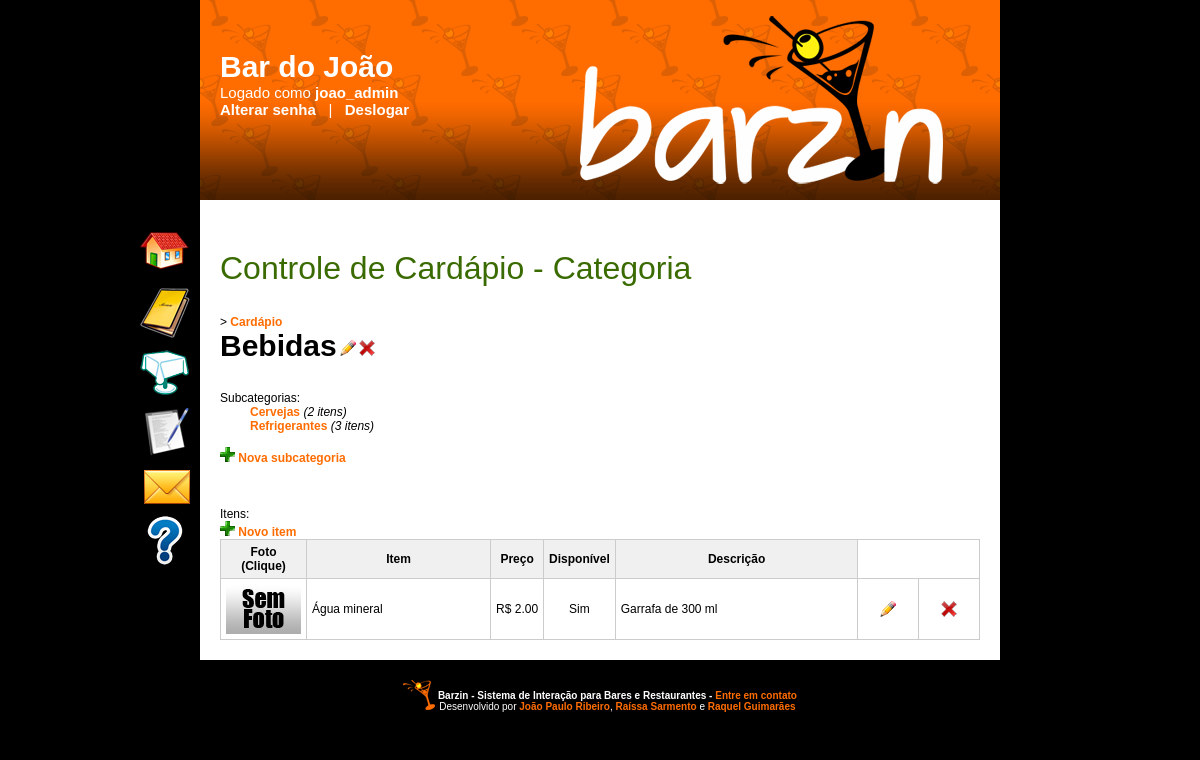
/cardapio/editar_categoria.php?id=2 (signed in), run on the app's committed database.
### tables this page shows
CREATE TABLE bares (
    id              			SERIAL			PRIMARY KEY,
    admin_login     			VARCHAR(20) 	NOT NULL    UNIQUE,
    func_login      			VARCHAR(20) 	NOT NULL    UNIQUE,
    nome            			VARCHAR(50) 	NOT NULL    UNIQUE,
    rua							TEXT			NOT NULL,
    numero          			TEXT,   
    complemento     			TEXT,
    bairro          			TEXT 			NOT NULL,
    cidade          			TEXT    		NOT NULL,
    estado          			TEXT    		NOT NULL,
    cep             			TEXT    		NOT NULL,
    telefone1       			TEXT    		NOT NULL,
    telefone2       			TEXT    		NOT NULL,
    email           			VARCHAR(50)		NOT NULL    UNIQUE,
    ultima_atualizacao_pedidos 	TIMESTAMP 		NOT NULL,
    versao_cardapio				BIGINT UNSIGNED,  
    
    CONSTRAINT bar_admin_fk FOREIGN KEY (admin_login) REFERENCES usuarios(login),
    CONSTRAINT bar_func_fk FOREIGN KEY (func_login) REFERENCES usuarios(login)
);

CREATE TABLE categorias (
    id                  SERIAL				PRIMARY KEY,
    categoria_mae_id    BIGINT UNSIGNED,
    bar_id 				BIGINT UNSIGNED 	NOT NULL,
    nome                TEXT 				NOT NULL,
    
    CONSTRAINT categoria_bar_fk FOREIGN KEY (bar_id) REFERENCES bares(id) ON DELETE CASCADE,
    CONSTRAINT categoria_mae_fk FOREIGN KEY (categoria_mae_id) REFERENCES categorias(id) ON DELETE CASCADE
);

CREATE TABLE itens (
    id              SERIAL 				PRIMARY KEY,
    categoria_id    BIGINT UNSIGNED 	NOT NULL,
    nome            TEXT    			NOT NULL,
    descricao       TEXT    			NOT NULL,
    preco           FLOAT   			NOT NULL,
    disponivel		BOOLEAN 			NOT NULL,
    passado         BOOLEAN 			NOT NULL 	DEFAULT FALSE,
    
    CONSTRAINT item_categoria_fk FOREIGN KEY (categoria_id) REFERENCES categorias(id) ON DELETE CASCADE 
);

### src/cardapio/editar_categoria.php (the view, shortened to what the rows shown need)
<?php
include_once '../classes/design.php';
include_once '../classes/dao.php';
$design = new Design("..");
$design->imprimir_topo();
$banco = new DAO();
$categoria = $banco->recupera_categoria($_GET["id"]);
?>
<link rel="stylesheet" href="../css/colorbox.css" type="text/css">
<a href="index.php" class="titulo_secao">Controle de Cardápio - Categoria</a><br/><br/><br/>
<?php
$pode_alterar = true;
$maes = '';
echo "
 > <a href=\"index.php\">Cardápio</a>$maes<br/>
 <div class=\"titulo1\" id=\"nome_categoria\">".$categoria->get_nome()."</div>
";
if ($pode_alterar) {
	echo "
	 <div id=\"links_categoria\" style=\"display: inline-block;\">
	 	<a href=\"javascript: void(0);\" onclick=\"prepararEditarCategoria()\">".$design->get_imagem('lapis.png', 'Editar')."</a>
	 	<a href=\"javascript: void(0);\" onclick=\"prepararExcluirCategoria(".$categoria->get_id().", '".$categoria->get_nome()."', ".count($categoria->get_subcategorias()).", ".$categoria->get_numero_itens().")\">".$design->get_imagem('excluir.png', 'Excluir')."</a>
	 </div><br/>
	 <div id=\"carregando_categoria\" style=\"display: none;\">
 		Carregando...
	 </div>
	 <form id=\"form_categoria\" action=\"\" onsubmit=\"return editarCategoria();\" style=\"display: none;\">
		Alterar categoria*: <input type=\"text\" size=\"10\" name=\"nome\" class=\"Nome da categoria|Obrig\" value=\"".$categoria->get_nome()."\"/>
		<input type=\"hidden\" name=\"id\" value=\"".$categoria->get_id()."\"/>
		<button type=\"submit\">OK</button>
		<button type=\"button\" onclick=\"cancelarEditarCategoria('".$categoria->get_nome()."');\">Cancelar</button>
 	 </form>
	";
}
echo "
 <br/>
 <br/>
 Subcategorias:<br/>
";
foreach ($categoria->get_subcategorias() as $subcategoria) {
	$subcategoria->imprimir_links_manipulacao(30);
}
if ($pode_alterar) {
	echo "
	 <br/>
	 <div id=\"link_nova_subcategoria\" style=\"display: inline-block;\">
	 	<a href=\"javascript: void(0);\" onclick=\"prepararCriarSubcategoria()\"><img src=\"".$design->get_endereco_imagem("mais.gif")."\" /> Nova subcategoria</a>
	 </div>
	 <div id=\"carregando_nova_subcategoria\" style=\"display: none;\">
	 	Salvando nova subcategoria...
	 </div>
	 <form id=\"form_nova_subcategoria\" action=\"\" onsubmit=\"return criarSubcategoria();\" style=\"display: none;\">
		Nova subcategoria*: <input type=\"text\" size=\"10\" name=\"nome\" class=\"Nome da subcategoria|Obrig\"/>
		<input type=\"hidden\" name=\"id_mae\" value=\"".$categoria->get_id()."\"/>
		<button type=\"submit\">OK</button>
		<button type=\"button\" onclick=\"cancelarCriarSubcategoria()\">Cancelar</button>
	 </form>
	";
}
echo "
 <br/>
 <br/>
 <br/>
 <br/>
 Itens:<br/>
";
if ($pode_alterar) {
	echo "
	 <a href=\"javascript: void(0);\" id=\"link_novo_item\" onclick=\"prepararCriarItem();\"><img src=\"".$design->get_endereco_imagem("mais.gif")."\" /> Novo item</a>
	 <div id=\"novo_item\" style=\"display: none;\">
 		<table class=\"semBorda\">
	 		<form id=\"form_novo_item\" action=\"\" onsubmit=\"return criarItem();\">
 			<input type=\"hidden\" name=\"categoria_id\" value=\"".$categoria->get_id()."\" />
 			<tr>
	 			<td nowrap align=\"right\">Novo item*:</td>
 				<td><input type=\"text\" size=\"20\" name=\"nome\" class=\"Nome do item|Obrig\" /></td>
 			</tr>
 			<tr>
	 			<td nowrap width=\"1\" align=\"right\">Preço*:</td>
 				<td>R$ <input type=\"text\" size=\"5\" name=\"preco\" class=\"Preço do item|Obrig\" onkeyup=\"preencher(this, 'FLOAT', event);\" /></td>
 			</tr>
 			<tr>
				<td nowrap colspan=\"2\">
					<input type=\"checkbox\" name=\"disponivel\" value=\"1\" id=\"disponivel\" checked />
					<label for=\"disponivel\">Disponível</label>
				</td>
			</tr>
			<tr valign=\"top\">
				<td nowrap width=\"1\" align=\"right\">Descrição:</td>
				<td><textarea name=\"descricao\" cols=\"30\" rows=\"2\"></textarea></td>
			</tr>
			<tr>
				<td colspan=\"2\" align=\"center\"><button type=\"submit\">OK</button> <button type=\"button\" onclick=\"cancelarCriarItem()\">Cancelar</button>
			</tr>
			</form>
		</table>
		<br/>
	 </div>
	 <div id=\"salvando_novo_item\" style=\"display: none;\">Salvando novo item...</div>
	";
}
if (count($categoria->get_itens()) == 0) {
	echo "<br/>Essa categoria não possui itens.<br/>";
}
else {
	echo "
	 <br/>
	 <table border=\"1\" cellpadding=\"5\">
		<tr bgcolor=\"#f0f0f0\">
			<th>Foto<br/>(Clique)</th>
			<th>Item</th>
			<th width=\"1\">Preço</th>
			<th width=\"1\">Disponível</th>
			<th>Descrição</th>
		</tr>
	";
}
foreach ($categoria->get_itens() as $item) {
	$disponivel = $item->get_disponivel() ? "Sim" : "Não";
	echo "
	 <tr id=\"item_".$item->get_id()."\">
	 	<td width=\"75\" align=\"center\">
	";
	if ($pode_alterar) {
		echo "
	 		<a href=\"javascript: void(0);\" title=\"Editar foto\" id=\"".$item->get_id()."\" onclick=\"abrirJanelaFoto(".$item->get_id().", true);\">
	 			<img id=\"thumb_".$item->get_id()."\" src=\"".$item->get_endereco_thumb()."\" />
	 		</a>
 		";
	}
	else {
		echo "
			<a href=\"javascript: void(0);\" title=\"Ver foto\" id=\"".$item->get_id()."\" onclick=\"abrirJanelaFoto(".$item->get_id().", false);\">
				<img id=\"thumb_".$item->get_id()."\" src=\"".$item->get_endereco_thumb()."\" />
			</a>
		";
	}
	echo "
	 	</td>
	 	<td>".$item->get_nome()."<br/>
	 		<div style=\"display: none;\" id=\"salvando_item_".$item->get_id()."\">
	 			&nbsp;&nbsp;&nbsp;&nbsp;&nbsp;&nbsp;Salvando...
	 		</div>
	 		<div style=\"display: none;\" id=\"excluindo_item_".$item->get_id()."\">
	 			&nbsp;&nbsp;&nbsp;&nbsp;&nbsp;Excluindo...
	 		</div>
	 	</td>
	 	<td align=\"center\" nowrap>".$item->get_preco_formatado()."</td>
	 	<td align=\"center\">$disponivel</td>
	 	<td>".$item->get_descricao()."</td>
	";
	if ($pode_alterar) {
		echo "
	 	 <td id=\"link_editar_item_".$item->get_id()."\" align=\"center\"><a href=\"javascript: void(0);\" onclick=\"prepararEditarItem(".$item->get_id().")\">".$design->get_imagem('lapis.png', 'Editar')."</a></td>
	 	 <td id=\"link_excluir_item_".$item->get_id()."\" align=\"center\"><a href=\"javascript: void(0);\" onclick=\"prepararExcluirItem(".$item->get_id().", '".$item->get_nome()."', ".$item->get_categoria_id().")\">".$design->get_imagem('excluir.png', 'Editar')."</a></td>
	 	";
	}
	echo "
	 </tr>
	";
}
echo "</table>";
?>
<?php
$design->imprimir_fim();
?>

### src/classes/design.php (shortened to what the rows shown need)
<?php
include_once 'dao.php';
class Design {
	private $raiz, $adicionarBody, $login_usuario;
	public function Design($pastaraiz, $adicionarBody = "") {
		$this->raiz = $pastaraiz;
		$this->adicionarBody = $adicionarBody;
		if (isset($_SESSION["usuario_logado"])) {
			$this->login_usuario = $_SESSION["usuario_logado"];
		}
	}
	public function imprimir_topo() {
		echo "
		 <html>
		 <head>
		 <meta http-equiv=\"X-UA-Compatible\" content=\"IE=8\" />
		 <meta http-equiv=\"Content-Type\" content=\"text/html; charset=utf-8\">
		 <title>Barzin - Interação em Bares e Restaurantes!</title>
		 <link rel=\"stylesheet\" href=\"".$this->raiz."/css/estilo.css\" type=\"text/css\">
 		 <script type=\"text/javascript\" src=\"".$this->raiz."/javascripts/jquery-1.8.3.min.js\" charset=\"utf-8\"></script>
		 <script type=\"text/javascript\" src=\"".$this->raiz."/javascripts/funcoes.js\" charset=\"utf-8\"></script>
		 <script type=\"text/javascript\">
			var _gaq = _gaq || [];
			_gaq.push(['_setAccount', 'UA-31024939-2']);
			_gaq.push(['_trackPageview']);
			(function() {
				var ga = document.createElement('script'); ga.type = 'text/javascript'; ga.async = true;
				ga.src = ('https:' == document.location.protocol ? 'https://ssl' : 'http://www') + '.google-analytics.com/ga.js';
				var s = document.getElementsByTagName('script')[0]; s.parentNode.insertBefore(ga, s);
			})();
		</script>
		 </head>
		 <body ".$this->adicionarBody.">
		 <div class=\"principal\">
		";
		if (isset($this->login_usuario)) {
			$banco = new DAO();
			$bar = $banco->recupera_bar_pelo_login($this->login_usuario);
			echo "
		 	 <div class=\"logado\">
		 	 	<div style=\"font-size: 30px; font-weight: bold; text-align: left;\">".$bar->get_nome()."</div>
			 	Logado como <b>".$this->login_usuario."</b><br>
			 	<a href=\"".$this->raiz."/login/alterar_senha.php\" class=\"link_logado\">Alterar senha</a> &nbsp;&nbsp;|&nbsp;&nbsp;
			 	<a href=\"".$this->raiz."/login/deslogar.php\" class=\"link_logado\">Deslogar</a>
			 </div>
			";
		}
		echo "
		 <div class=\"topo\" align=\"right\">
		 	<div style=\"position: relative; width: 100%; height: 200px; background: url(".$this->raiz."/img/degrade.png) repeat-x; z-index: 0;\">
		 		<a href=\"".$this->raiz."/index.php\"><img src=\"".$this->raiz."/img/topo.png\" /></a>
		 	</div>
		 </div>
		 <div class=\"conteudo\">
		 	<div style=\"position: fixed; top: 200px; margin-left: -230px; width: 200px; text-align: right;\">
	 	 		<div id=\"textoMenu\" style=\"font-size: 14px; height: 15px; color: #ffffff; padding-bottom: 10px;\"></div>
	 	";
		if (isset($this->login_usuario)) {
			$tipo_usuario = $banco->get_tipo_usuario($this->login_usuario);
			if ($tipo_usuario == "admin") {
				$this->imprimir_menu_gerente();
			}
			else {
				$this->imprimir_menu_funcionario();
			}
		}
	 	echo "
	 	 </div>
		";
	}
	public function imprimir_menu_gerente() {
		echo "
		 <a class=\"link_menu\" href=\"".$this->raiz."/index.php\"><img src=\"".$this->raiz."/img/home.png\" onMouseOver=\"menu('Página inicial')\" onMouseOut=\"menu('')\" /></a>
		 <a class=\"link_menu\" href=\"".$this->raiz."/cardapio/index.php\"><img src=\"".$this->raiz."/img/cardapio.png\" onMouseOver=\"menu('Controle do Cardápio')\" onMouseOut=\"menu('')\" /></a>
		 <a class=\"link_menu\" href=\"".$this->raiz."/mesas/index.php\"><img src=\"".$this->raiz."/img/mesa.png\" onMouseOver=\"menu('Controle de Mesas')\" onMouseOut=\"menu('')\" /></a>
		 <a class=\"link_menu\" href=\"".$this->raiz."/alterarCadastro.php\"><img src=\"".$this->raiz."/img/cadastrar.png\" onMouseOver=\"menu('Alterar informações do bar')\" onMouseOut=\"menu('')\" /></a>
		 <a class=\"link_menu\" href=\"".$this->raiz."/faleconosco/index.php\"><img src=\"".$this->raiz."/img/contato.png\" onMouseOver=\"menu('Fale conosco')\" onMouseOut=\"menu('')\" /></a>
		 <a class=\"link_menu\" href=\"".$this->raiz."/ajudaGerente.php\"><img src=\"".$this->raiz."/img/ajuda.png\" onMouseOver=\"menu('Ajuda')\" onMouseOut=\"menu('')\" /></a>
		";
	}
	public function imprimir_fim() {
		echo "
		 </div>
		 <div class=\"rodape\">
		 	<div style=\"display: inline-block;\">
		 		<img src=\"".$this->raiz."/img/drink.png\" />
		 	</div>
		 	<div style=\"display: inline-block;\">
		 		<b>Barzin - Sistema de Interação para Bares e Restaurantes - <a href=\"".$this->raiz."/faleconosco/index.php\">Entre em contato</a></b><br/>
		 		Desenvolvido por <a href=\"http://jpribeiro.com\" target=\"_blank\">João Paulo Ribeiro</a>, <a href=\"http://raissasarmento.com\" target=\"_blank\">Raíssa Sarmento</a> e <a href=\"http://raquelguimaraes.com\" target=\"_blank\">Raquel Guimarães</a>
		 	</div>
		 </div>
		 </div>
		 </body>
		 </html>
		";
	}
	public function get_imagem($nome_arquivo, $alt = '') {
		return "<img src=\"".$this->get_endereco_imagem($nome_arquivo)."\" alt=\"$alt\"/>";
	}
	public function get_endereco_imagem($nome_arquivo) {
		return $this->raiz."/img/".$nome_arquivo;
	}
}

### src/classes/categoria.php (shortened to what the rows shown need)
<?php
include_once 'bean.php';
include_once 'design.php';
class Categoria extends Bean {
	protected $nome, $subcategorias, $itens, $id, $categoria_mae_id, $bar_id;
	public function Categoria($nome = "", $subcategorias = array(), $itens = array(), $id = -1, $pastaRaiz = "../..") {
		$this->nome = $nome;
		$this->subcategorias = $subcategorias;
		$this->itens = $itens;
		$this->id = $id;
	}
	public function adiciona_item($novo_item) {
		$this->itens[] = $novo_item;
	}
	public function adiciona_subcategoria($nova_subcategoria) {
		$this->subcategorias[] = $nova_subcategoria;
	}
	public function get_nome() {
		return $this->nome;
	}
	public function get_id() {
		return $this->id;
	}
	public function get_numero_itens() {
		return count($this->itens);
	}
	public function imprimir_links_manipulacao($espaco = 0) {
		echo "<a href=\"editar_categoria.php?id=".$this->id."\" style=\"margin-left: ".$espaco."px\">".$this->nome."</a> <i>(".$this->get_numero_itens()." ite".($this->get_numero_itens() == 1 ? "m" : "ns").")</i><br/>";
	}
	public function get_subcategorias() {
		return $this->subcategorias;
	}
	public function get_itens() {
		return $this->itens;
	}
}
?>

### data on the page
bares: nome "Bar do João"
categorias: nome "Bebidas"
categorias: nome "Cervejas", numero_itens "2"
categorias: nome "Refrigerantes", numero_itens "3"
itens: nome "Água mineral", preco "R$ 2.00", disponivel "Sim", descricao "Garrafa de 300 ml"

### other printed values
$this->login_usuario "joao_admin"
